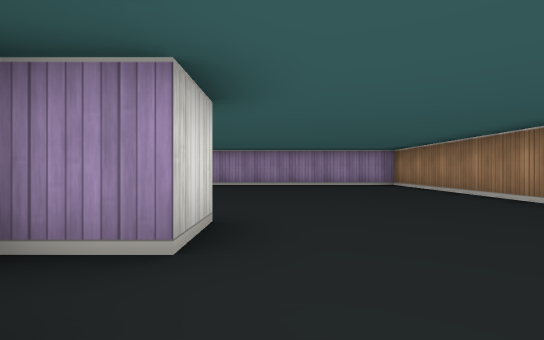
[1] (above)

16 first-person views from a walk through a cub3D ray-caster map. The camera is about half as high as the walls, looks level and sees 85° across. The floor is counted in squares. Each view is taken from the middle of a square. On the plan, view 1 faces up. The plan holds only what a view shows up to about 9 squares ahead; the rest is blank.

[2]
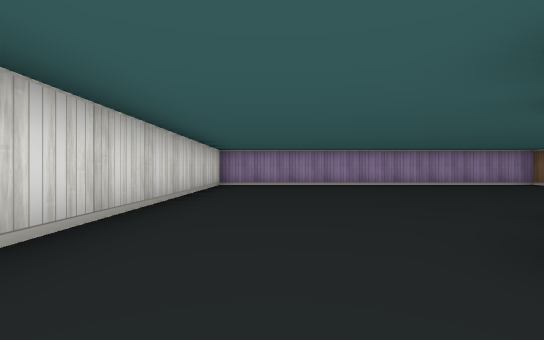

[3]
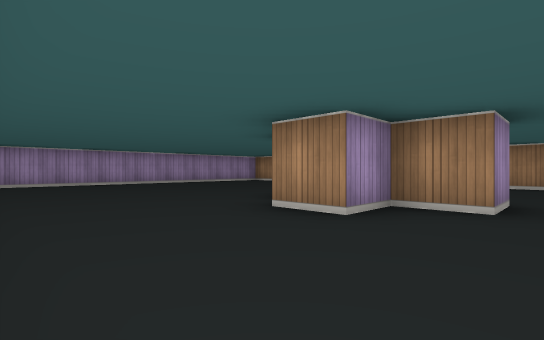

[4]
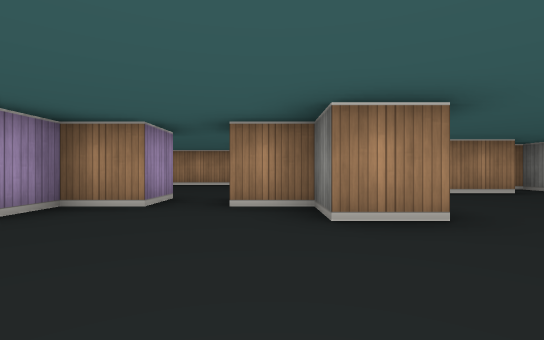

[5]
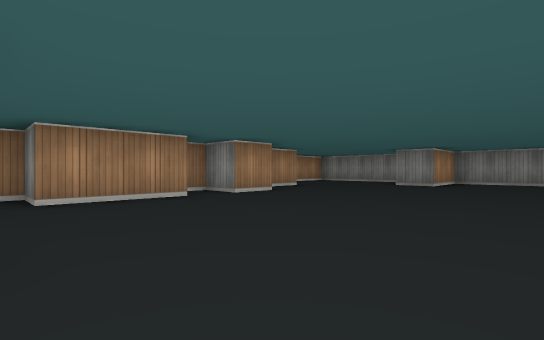

[6]
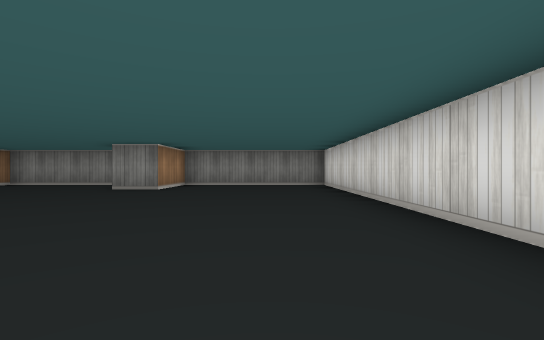

[7]
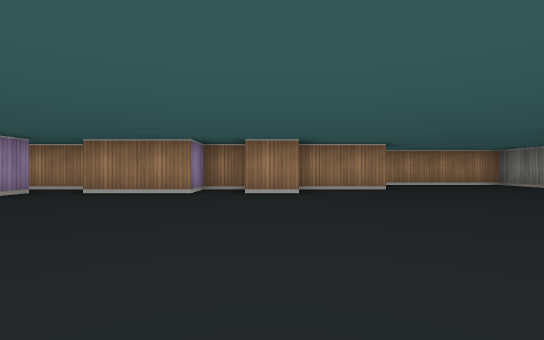

[8]
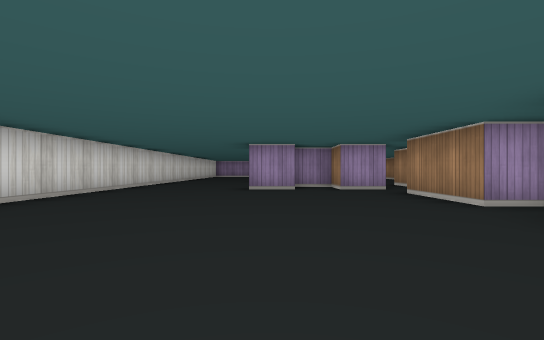

[9]
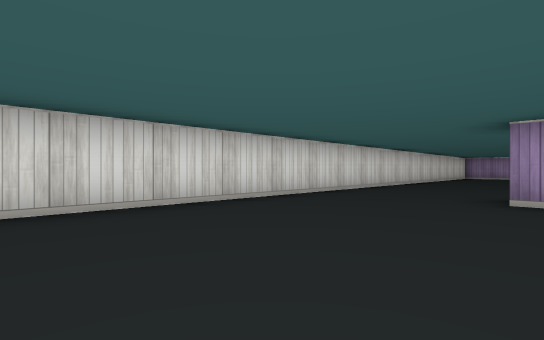

[10]
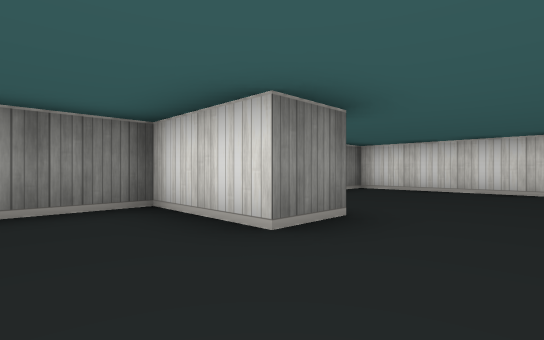

[11]
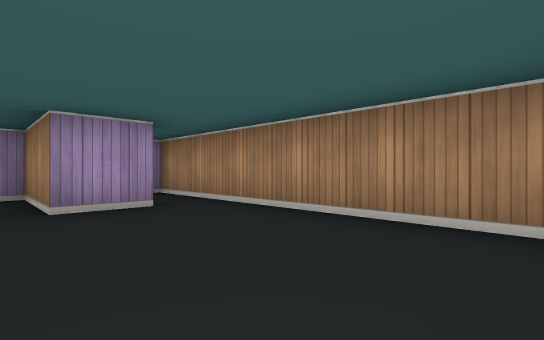

[12]
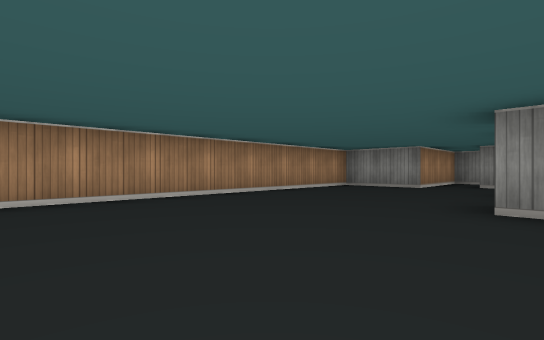

[13]
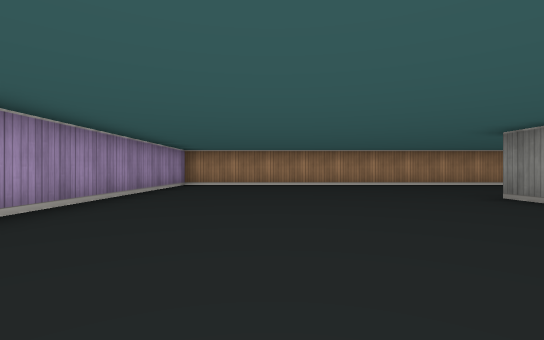

[14]
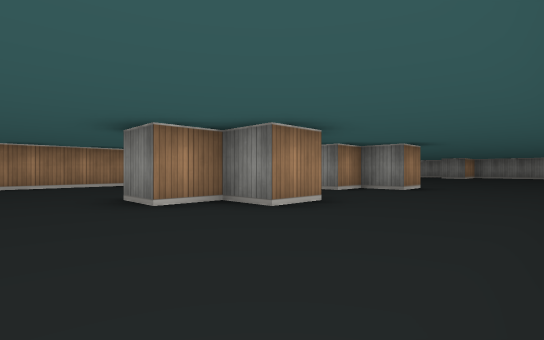

[15]
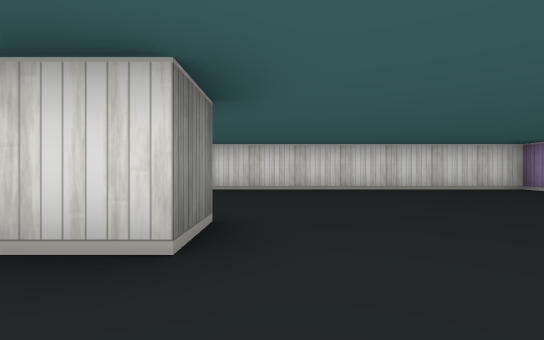

[16]
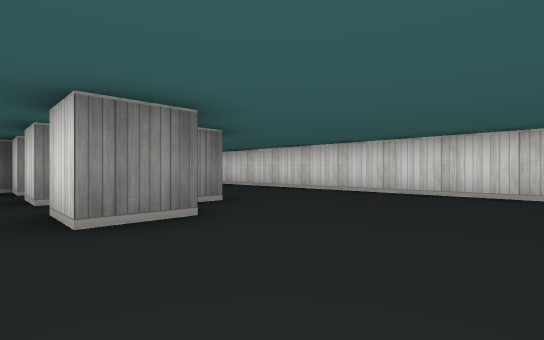

### Floor plan
Points are (right, up) in squares from view 1. A wall is a line through its corners. A room is listed if a view was taken in it or the views show most of it. See-through windows are left out.
Room 1 (views 1, 2, 3, 4, 5, 6, 7, 8, 9, 10, 11, 12, 13, 14, 15, 16)
walls: (-1.5, -3.5) (-2.5, -3.5) (-2.5, -2.5) (-1.5, -2.5) (-1.5, -1.5) (-0.5, -1.5) (-0.5, -2.5) (-1.5, -2.5); (-0.5, -2.5) (0.5, -2.5); (-0.5, 0.5) (-0.5, -0.5) (-1.5, -0.5) (-1.5, 0.5) (-2.5, 0.5) (-2.5, 1.5) (-1.5, 1.5) (-1.5, 2.5) (-0.5, 2.5) (-0.5, 1.5) (-1.5, 1.5); (0.5, -3.5) (-0.5, -3.5); (0.5, -8.5) (0.5, -7.5) (1.5, -7.5) (1.5, -6.5) (0.5, -6.5) (0.5, -4.5) (1.5, -4.5) (1.5, -1.5) (3.5, -1.5) (3.5, 8.5) (-5.5, 8.5) (-5.5, -14.5) (-1.5, -14.5) (-1.5, -12.5) (-0.5, -12.5) (-0.5, -14.5) (3.5, -14.5) (3.5, -8.5); (2.6, -10.5) (1.5, -10.5) (1.5, -8.5)

Positions as (right, up) in squares from view 1, and headings:
1: (0, 0), facing up
2: (-4, 0), facing up
3: (-5, -1), facing up-right
4: (-5, -2), facing right
5: (-4, -4), facing down-right
6: (-4, -6), facing down
7: (-5, -8), facing right
8: (-2, -10), facing up
9: (-2, -8), facing up-left
10: (1, -11), facing down-left
11: (1, -14), facing up-right
12: (-1, 6), facing down-right
13: (-5, 6), facing right
14: (-5, 4), facing down-right
15: (1, 3), facing left
16: (0, 5), facing down-left
